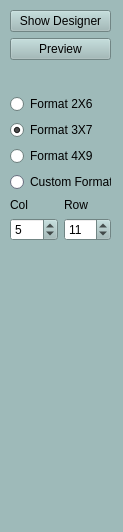
<ui version="4.0" >
 <class>QMyMenuLeftClass</class>
 <widget class="QWidget" name="QMyMenuLeftClass" >
  <property name="geometry" >
   <rect>
    <x>0</x>
    <y>0</y>
    <width>123</width>
    <height>532</height>
   </rect>
  </property>
  <property name="palette" >
   <palette>
    <active>
     <colorrole role="WindowText" >
      <brush brushstyle="SolidPattern" >
       <color alpha="255" >
        <red>0</red>
        <green>0</green>
        <blue>0</blue>
       </color>
      </brush>
     </colorrole>
     <colorrole role="Button" >
      <brush brushstyle="SolidPattern" >
       <color alpha="255" >
        <red>158</red>
        <green>186</green>
        <blue>185</blue>
       </color>
      </brush>
     </colorrole>
     <colorrole role="Light" >
      <brush brushstyle="SolidPattern" >
       <color alpha="255" >
        <red>241</red>
        <green>255</green>
        <blue>255</blue>
       </color>
      </brush>
     </colorrole>
     <colorrole role="Midlight" >
      <brush brushstyle="SolidPattern" >
       <color alpha="255" >
        <red>199</red>
        <green>220</green>
        <blue>220</blue>
       </color>
      </brush>
     </colorrole>
     <colorrole role="Dark" >
      <brush brushstyle="SolidPattern" >
       <color alpha="255" >
        <red>79</red>
        <green>93</green>
        <blue>92</blue>
       </color>
      </brush>
     </colorrole>
     <colorrole role="Mid" >
      <brush brushstyle="SolidPattern" >
       <color alpha="255" >
        <red>105</red>
        <green>124</green>
        <blue>123</blue>
       </color>
      </brush>
     </colorrole>
     <colorrole role="Text" >
      <brush brushstyle="SolidPattern" >
       <color alpha="255" >
        <red>0</red>
        <green>0</green>
        <blue>0</blue>
       </color>
      </brush>
     </colorrole>
     <colorrole role="BrightText" >
      <brush brushstyle="SolidPattern" >
       <color alpha="255" >
        <red>255</red>
        <green>255</green>
        <blue>255</blue>
       </color>
      </brush>
     </colorrole>
     <colorrole role="ButtonText" >
      <brush brushstyle="SolidPattern" >
       <color alpha="255" >
        <red>0</red>
        <green>0</green>
        <blue>0</blue>
       </color>
      </brush>
     </colorrole>
     <colorrole role="Base" >
      <brush brushstyle="SolidPattern" >
       <color alpha="255" >
        <red>255</red>
        <green>255</green>
        <blue>255</blue>
       </color>
      </brush>
     </colorrole>
     <colorrole role="Window" >
      <brush brushstyle="SolidPattern" >
       <color alpha="255" >
        <red>158</red>
        <green>186</green>
        <blue>185</blue>
       </color>
      </brush>
     </colorrole>
     <colorrole role="Shadow" >
      <brush brushstyle="SolidPattern" >
       <color alpha="255" >
        <red>0</red>
        <green>0</green>
        <blue>0</blue>
       </color>
      </brush>
     </colorrole>
     <colorrole role="AlternateBase" >
      <brush brushstyle="SolidPattern" >
       <color alpha="255" >
        <red>206</red>
        <green>220</green>
        <blue>220</blue>
       </color>
      </brush>
     </colorrole>
    </active>
    <inactive>
     <colorrole role="WindowText" >
      <brush brushstyle="SolidPattern" >
       <color alpha="255" >
        <red>0</red>
        <green>0</green>
        <blue>0</blue>
       </color>
      </brush>
     </colorrole>
     <colorrole role="Button" >
      <brush brushstyle="SolidPattern" >
       <color alpha="255" >
        <red>158</red>
        <green>186</green>
        <blue>185</blue>
       </color>
      </brush>
     </colorrole>
     <colorrole role="Light" >
      <brush brushstyle="SolidPattern" >
       <color alpha="255" >
        <red>241</red>
        <green>255</green>
        <blue>255</blue>
       </color>
      </brush>
     </colorrole>
     <colorrole role="Midlight" >
      <brush brushstyle="SolidPattern" >
       <color alpha="255" >
        <red>199</red>
        <green>220</green>
        <blue>220</blue>
       </color>
      </brush>
     </colorrole>
     <colorrole role="Dark" >
      <brush brushstyle="SolidPattern" >
       <color alpha="255" >
        <red>79</red>
        <green>93</green>
        <blue>92</blue>
       </color>
      </brush>
     </colorrole>
     <colorrole role="Mid" >
      <brush brushstyle="SolidPattern" >
       <color alpha="255" >
        <red>105</red>
        <green>124</green>
        <blue>123</blue>
       </color>
      </brush>
     </colorrole>
     <colorrole role="Text" >
      <brush brushstyle="SolidPattern" >
       <color alpha="255" >
        <red>0</red>
        <green>0</green>
        <blue>0</blue>
       </color>
      </brush>
     </colorrole>
     <colorrole role="BrightText" >
      <brush brushstyle="SolidPattern" >
       <color alpha="255" >
        <red>255</red>
        <green>255</green>
        <blue>255</blue>
       </color>
      </brush>
     </colorrole>
     <colorrole role="ButtonText" >
      <brush brushstyle="SolidPattern" >
       <color alpha="255" >
        <red>0</red>
        <green>0</green>
        <blue>0</blue>
       </color>
      </brush>
     </colorrole>
     <colorrole role="Base" >
      <brush brushstyle="SolidPattern" >
       <color alpha="255" >
        <red>255</red>
        <green>255</green>
        <blue>255</blue>
       </color>
      </brush>
     </colorrole>
     <colorrole role="Window" >
      <brush brushstyle="SolidPattern" >
       <color alpha="255" >
        <red>158</red>
        <green>186</green>
        <blue>185</blue>
       </color>
      </brush>
     </colorrole>
     <colorrole role="Shadow" >
      <brush brushstyle="SolidPattern" >
       <color alpha="255" >
        <red>0</red>
        <green>0</green>
        <blue>0</blue>
       </color>
      </brush>
     </colorrole>
     <colorrole role="AlternateBase" >
      <brush brushstyle="SolidPattern" >
       <color alpha="255" >
        <red>206</red>
        <green>220</green>
        <blue>220</blue>
       </color>
      </brush>
     </colorrole>
    </inactive>
    <disabled>
     <colorrole role="WindowText" >
      <brush brushstyle="SolidPattern" >
       <color alpha="255" >
        <red>79</red>
        <green>93</green>
        <blue>92</blue>
       </color>
      </brush>
     </colorrole>
     <colorrole role="Button" >
      <brush brushstyle="SolidPattern" >
       <color alpha="255" >
        <red>158</red>
        <green>186</green>
        <blue>185</blue>
       </color>
      </brush>
     </colorrole>
     <colorrole role="Light" >
      <brush brushstyle="SolidPattern" >
       <color alpha="255" >
        <red>241</red>
        <green>255</green>
        <blue>255</blue>
       </color>
      </brush>
     </colorrole>
     <colorrole role="Midlight" >
      <brush brushstyle="SolidPattern" >
       <color alpha="255" >
        <red>199</red>
        <green>220</green>
        <blue>220</blue>
       </color>
      </brush>
     </colorrole>
     <colorrole role="Dark" >
      <brush brushstyle="SolidPattern" >
       <color alpha="255" >
        <red>79</red>
        <green>93</green>
        <blue>92</blue>
       </color>
      </brush>
     </colorrole>
     <colorrole role="Mid" >
      <brush brushstyle="SolidPattern" >
       <color alpha="255" >
        <red>105</red>
        <green>124</green>
        <blue>123</blue>
       </color>
      </brush>
     </colorrole>
     <colorrole role="Text" >
      <brush brushstyle="SolidPattern" >
       <color alpha="255" >
        <red>79</red>
        <green>93</green>
        <blue>92</blue>
       </color>
      </brush>
     </colorrole>
     <colorrole role="BrightText" >
      <brush brushstyle="SolidPattern" >
       <color alpha="255" >
        <red>255</red>
        <green>255</green>
        <blue>255</blue>
       </color>
      </brush>
     </colorrole>
     <colorrole role="ButtonText" >
      <brush brushstyle="SolidPattern" >
       <color alpha="255" >
        <red>79</red>
        <green>93</green>
        <blue>92</blue>
       </color>
      </brush>
     </colorrole>
     <colorrole role="Base" >
      <brush brushstyle="SolidPattern" >
       <color alpha="255" >
        <red>158</red>
        <green>186</green>
        <blue>185</blue>
       </color>
      </brush>
     </colorrole>
     <colorrole role="Window" >
      <brush brushstyle="SolidPattern" >
       <color alpha="255" >
        <red>158</red>
        <green>186</green>
        <blue>185</blue>
       </color>
      </brush>
     </colorrole>
     <colorrole role="Shadow" >
      <brush brushstyle="SolidPattern" >
       <color alpha="255" >
        <red>0</red>
        <green>0</green>
        <blue>0</blue>
       </color>
      </brush>
     </colorrole>
     <colorrole role="AlternateBase" >
      <brush brushstyle="SolidPattern" >
       <color alpha="255" >
        <red>158</red>
        <green>186</green>
        <blue>185</blue>
       </color>
      </brush>
     </colorrole>
    </disabled>
   </palette>
  </property>
  <property name="windowTitle" >
   <string>QMyMenuLeft</string>
  </property>
  <property name="autoFillBackground" >
   <bool>true</bool>
  </property>
  <widget class="QWidget" name="verticalLayout" >
   <property name="geometry" >
    <rect>
     <x>10</x>
     <y>10</y>
     <width>101</width>
     <height>231</height>
    </rect>
   </property>
   <layout class="QVBoxLayout" >
    <property name="margin" >
     <number>0</number>
    </property>
    <property name="spacing" >
     <number>6</number>
    </property>
    <item>
     <widget class="QPushButton" name="pushButton" >
      <property name="text" >
       <string>Show Designer</string>
      </property>
     </widget>
    </item>
    <item>
     <widget class="QPushButton" name="pushButton_7" >
      <property name="text" >
       <string>Preview</string>
      </property>
     </widget>
    </item>
    <item>
     <spacer>
      <property name="orientation" >
       <enum>Qt::Vertical</enum>
      </property>
      <property name="sizeHint" >
       <size>
        <width>20</width>
        <height>40</height>
       </size>
      </property>
     </spacer>
    </item>
    <item>
     <widget class="QRadioButton" name="radioButton" >
      <property name="text" >
       <string>Format 2X6</string>
      </property>
      <property name="checked" >
       <bool>false</bool>
      </property>
     </widget>
    </item>
    <item>
     <widget class="QRadioButton" name="radioButton_2" >
      <property name="text" >
       <string>Format 3X7</string>
      </property>
      <property name="checked" >
       <bool>true</bool>
      </property>
     </widget>
    </item>
    <item>
     <widget class="QRadioButton" name="radioButton_3" >
      <property name="text" >
       <string>Format 4X9</string>
      </property>
     </widget>
    </item>
    <item>
     <widget class="QRadioButton" name="radioButton_4" >
      <property name="palette" >
       <palette>
        <active>
         <colorrole role="WindowText" >
          <brush brushstyle="SolidPattern" >
           <color alpha="255" >
            <red>0</red>
            <green>0</green>
            <blue>0</blue>
           </color>
          </brush>
         </colorrole>
         <colorrole role="Button" >
          <brush brushstyle="SolidPattern" >
           <color alpha="255" >
            <red>150</red>
            <green>160</green>
            <blue>186</blue>
           </color>
          </brush>
         </colorrole>
         <colorrole role="Light" >
          <brush brushstyle="SolidPattern" >
           <color alpha="255" >
            <red>230</red>
            <green>237</green>
            <blue>255</blue>
           </color>
          </brush>
         </colorrole>
         <colorrole role="Midlight" >
          <brush brushstyle="SolidPattern" >
           <color alpha="255" >
            <red>190</red>
            <green>198</green>
            <blue>220</blue>
           </color>
          </brush>
         </colorrole>
         <colorrole role="Dark" >
          <brush brushstyle="SolidPattern" >
           <color alpha="255" >
            <red>75</red>
            <green>80</green>
            <blue>93</blue>
           </color>
          </brush>
         </colorrole>
         <colorrole role="Mid" >
          <brush brushstyle="SolidPattern" >
           <color alpha="255" >
            <red>100</red>
            <green>107</green>
            <blue>124</blue>
           </color>
          </brush>
         </colorrole>
         <colorrole role="Text" >
          <brush brushstyle="SolidPattern" >
           <color alpha="255" >
            <red>0</red>
            <green>0</green>
            <blue>0</blue>
           </color>
          </brush>
         </colorrole>
         <colorrole role="BrightText" >
          <brush brushstyle="SolidPattern" >
           <color alpha="255" >
            <red>255</red>
            <green>255</green>
            <blue>255</blue>
           </color>
          </brush>
         </colorrole>
         <colorrole role="ButtonText" >
          <brush brushstyle="SolidPattern" >
           <color alpha="255" >
            <red>0</red>
            <green>0</green>
            <blue>0</blue>
           </color>
          </brush>
         </colorrole>
         <colorrole role="Base" >
          <brush brushstyle="SolidPattern" >
           <color alpha="255" >
            <red>255</red>
            <green>255</green>
            <blue>255</blue>
           </color>
          </brush>
         </colorrole>
         <colorrole role="Window" >
          <brush brushstyle="SolidPattern" >
           <color alpha="255" >
            <red>150</red>
            <green>160</green>
            <blue>186</blue>
           </color>
          </brush>
         </colorrole>
         <colorrole role="Shadow" >
          <brush brushstyle="SolidPattern" >
           <color alpha="255" >
            <red>0</red>
            <green>0</green>
            <blue>0</blue>
           </color>
          </brush>
         </colorrole>
         <colorrole role="AlternateBase" >
          <brush brushstyle="SolidPattern" >
           <color alpha="255" >
            <red>202</red>
            <green>207</green>
            <blue>220</blue>
           </color>
          </brush>
         </colorrole>
        </active>
        <inactive>
         <colorrole role="WindowText" >
          <brush brushstyle="SolidPattern" >
           <color alpha="255" >
            <red>0</red>
            <green>0</green>
            <blue>0</blue>
           </color>
          </brush>
         </colorrole>
         <colorrole role="Button" >
          <brush brushstyle="SolidPattern" >
           <color alpha="255" >
            <red>150</red>
            <green>160</green>
            <blue>186</blue>
           </color>
          </brush>
         </colorrole>
         <colorrole role="Light" >
          <brush brushstyle="SolidPattern" >
           <color alpha="255" >
            <red>230</red>
            <green>237</green>
            <blue>255</blue>
           </color>
          </brush>
         </colorrole>
         <colorrole role="Midlight" >
          <brush brushstyle="SolidPattern" >
           <color alpha="255" >
            <red>190</red>
            <green>198</green>
            <blue>220</blue>
           </color>
          </brush>
         </colorrole>
         <colorrole role="Dark" >
          <brush brushstyle="SolidPattern" >
           <color alpha="255" >
            <red>75</red>
            <green>80</green>
            <blue>93</blue>
           </color>
          </brush>
         </colorrole>
         <colorrole role="Mid" >
          <brush brushstyle="SolidPattern" >
           <color alpha="255" >
            <red>100</red>
            <green>107</green>
            <blue>124</blue>
           </color>
          </brush>
         </colorrole>
         <colorrole role="Text" >
          <brush brushstyle="SolidPattern" >
           <color alpha="255" >
            <red>0</red>
            <green>0</green>
            <blue>0</blue>
           </color>
          </brush>
         </colorrole>
         <colorrole role="BrightText" >
          <brush brushstyle="SolidPattern" >
           <color alpha="255" >
            <red>255</red>
            <green>255</green>
            <blue>255</blue>
           </color>
          </brush>
         </colorrole>
         <colorrole role="ButtonText" >
          <brush brushstyle="SolidPattern" >
           <color alpha="255" >
            <red>0</red>
            <green>0</green>
            <blue>0</blue>
           </color>
          </brush>
         </colorrole>
         <colorrole role="Base" >
          <brush brushstyle="SolidPattern" >
           <color alpha="255" >
            <red>255</red>
            <green>255</green>
            <blue>255</blue>
           </color>
          </brush>
         </colorrole>
         <colorrole role="Window" >
          <brush brushstyle="SolidPattern" >
           <color alpha="255" >
            <red>150</red>
            <green>160</green>
            <blue>186</blue>
           </color>
          </brush>
         </colorrole>
         <colorrole role="Shadow" >
          <brush brushstyle="SolidPattern" >
           <color alpha="255" >
            <red>0</red>
            <green>0</green>
            <blue>0</blue>
           </color>
          </brush>
         </colorrole>
         <colorrole role="AlternateBase" >
          <brush brushstyle="SolidPattern" >
           <color alpha="255" >
            <red>202</red>
            <green>207</green>
            <blue>220</blue>
           </color>
          </brush>
         </colorrole>
        </inactive>
        <disabled>
         <colorrole role="WindowText" >
          <brush brushstyle="SolidPattern" >
           <color alpha="255" >
            <red>75</red>
            <green>80</green>
            <blue>93</blue>
           </color>
          </brush>
         </colorrole>
         <colorrole role="Button" >
          <brush brushstyle="SolidPattern" >
           <color alpha="255" >
            <red>150</red>
            <green>160</green>
            <blue>186</blue>
           </color>
          </brush>
         </colorrole>
         <colorrole role="Light" >
          <brush brushstyle="SolidPattern" >
           <color alpha="255" >
            <red>230</red>
            <green>237</green>
            <blue>255</blue>
           </color>
          </brush>
         </colorrole>
         <colorrole role="Midlight" >
          <brush brushstyle="SolidPattern" >
           <color alpha="255" >
            <red>190</red>
            <green>198</green>
            <blue>220</blue>
           </color>
          </brush>
         </colorrole>
         <colorrole role="Dark" >
          <brush brushstyle="SolidPattern" >
           <color alpha="255" >
            <red>75</red>
            <green>80</green>
            <blue>93</blue>
           </color>
          </brush>
         </colorrole>
         <colorrole role="Mid" >
          <brush brushstyle="SolidPattern" >
           <color alpha="255" >
            <red>100</red>
            <green>107</green>
            <blue>124</blue>
           </color>
          </brush>
         </colorrole>
         <colorrole role="Text" >
          <brush brushstyle="SolidPattern" >
           <color alpha="255" >
            <red>75</red>
            <green>80</green>
            <blue>93</blue>
           </color>
          </brush>
         </colorrole>
         <colorrole role="BrightText" >
          <brush brushstyle="SolidPattern" >
           <color alpha="255" >
            <red>255</red>
            <green>255</green>
            <blue>255</blue>
           </color>
          </brush>
         </colorrole>
         <colorrole role="ButtonText" >
          <brush brushstyle="SolidPattern" >
           <color alpha="255" >
            <red>75</red>
            <green>80</green>
            <blue>93</blue>
           </color>
          </brush>
         </colorrole>
         <colorrole role="Base" >
          <brush brushstyle="SolidPattern" >
           <color alpha="255" >
            <red>150</red>
            <green>160</green>
            <blue>186</blue>
           </color>
          </brush>
         </colorrole>
         <colorrole role="Window" >
          <brush brushstyle="SolidPattern" >
           <color alpha="255" >
            <red>150</red>
            <green>160</green>
            <blue>186</blue>
           </color>
          </brush>
         </colorrole>
         <colorrole role="Shadow" >
          <brush brushstyle="SolidPattern" >
           <color alpha="255" >
            <red>0</red>
            <green>0</green>
            <blue>0</blue>
           </color>
          </brush>
         </colorrole>
         <colorrole role="AlternateBase" >
          <brush brushstyle="SolidPattern" >
           <color alpha="255" >
            <red>150</red>
            <green>160</green>
            <blue>186</blue>
           </color>
          </brush>
         </colorrole>
        </disabled>
       </palette>
      </property>
      <property name="text" >
       <string>Custom Format</string>
      </property>
     </widget>
    </item>
    <item>
     <layout class="QGridLayout" >
      <property name="margin" >
       <number>0</number>
      </property>
      <property name="spacing" >
       <number>6</number>
      </property>
      <item row="1" column="1" >
       <widget class="QSpinBox" name="spinBox_2" >
        <property name="minimum" >
         <number>1</number>
        </property>
        <property name="value" >
         <number>11</number>
        </property>
       </widget>
      </item>
      <item row="0" column="0" >
       <widget class="QLabel" name="label" >
        <property name="text" >
         <string>Col</string>
        </property>
       </widget>
      </item>
      <item row="0" column="1" >
       <widget class="QLabel" name="label_2" >
        <property name="text" >
         <string>Row</string>
        </property>
       </widget>
      </item>
      <item row="1" column="0" >
       <widget class="QSpinBox" name="spinBox" >
        <property name="minimum" >
         <number>1</number>
        </property>
        <property name="value" >
         <number>5</number>
        </property>
       </widget>
      </item>
     </layout>
    </item>
   </layout>
  </widget>
 </widget>
 <layoutdefault spacing="6" margin="11" />
 <resources/>
 <connections/>
</ui>
